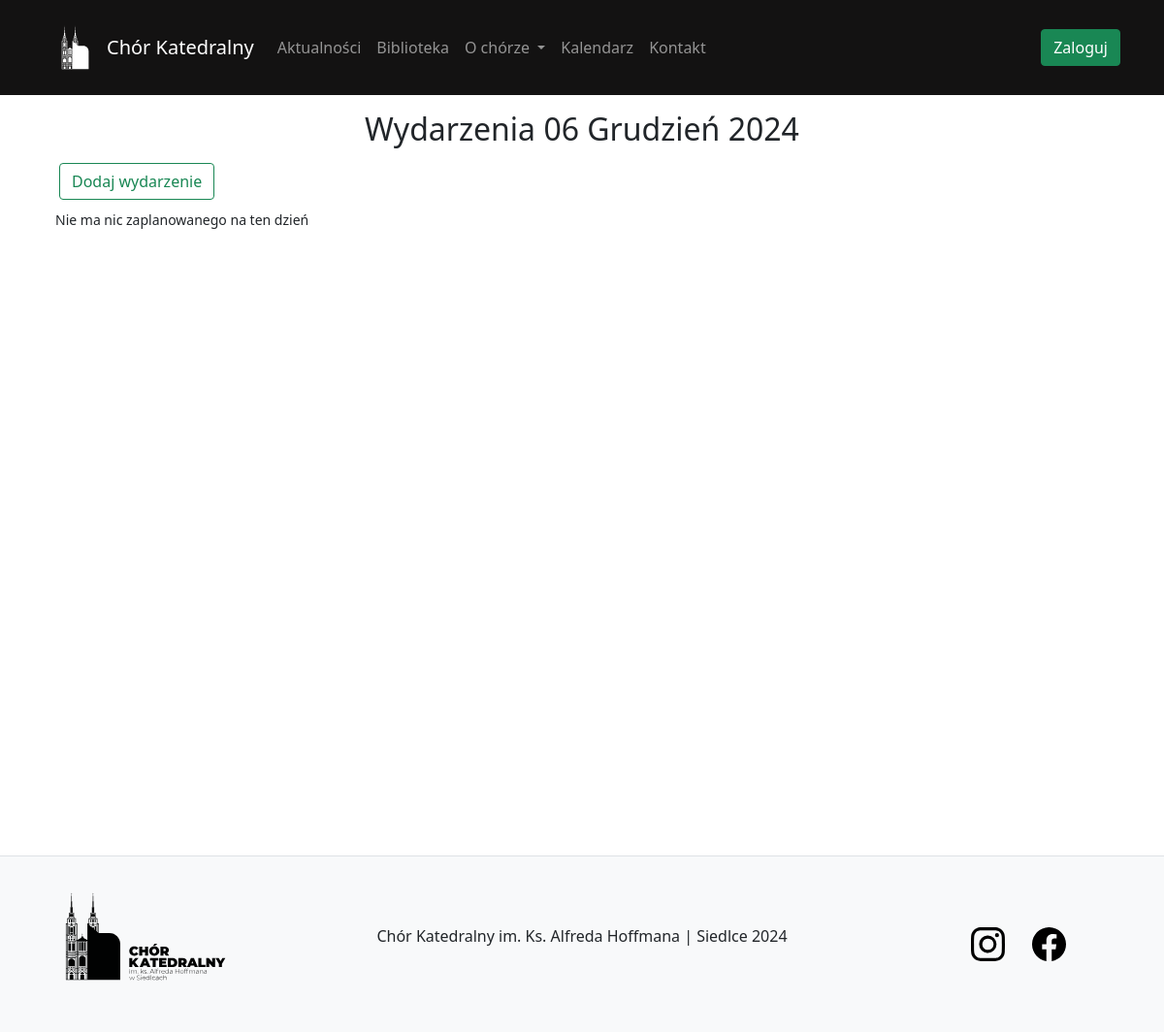
The page /event/2024/12/6/ on the database as committed earlier.
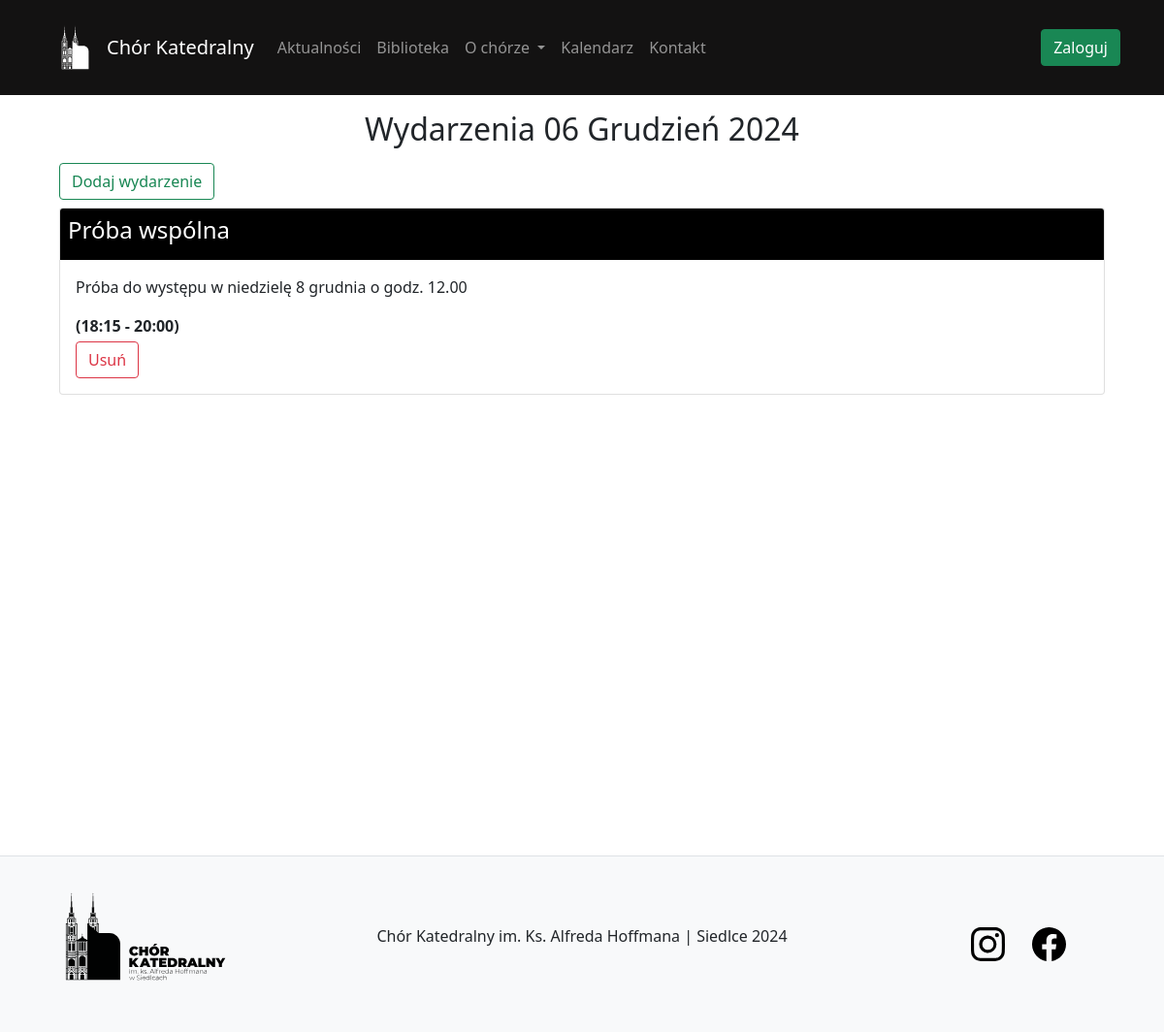
The same page on the database as committed later.
### event/models.py (models this page shows, shortened)
class Event(models.Model):
    title = models.CharField(max_length=200)
    description = models.TextField()
    colour = models.CharField('colour', max_length=25, null=True, blank=True)
    date_event = models.DateField(default=date.today)  # Только дата
    start_time = models.TimeField()  # Время начала события
    end_time = models.TimeField()    # Время окончания события

### event/views.py (the view)
# urls.py: path('<int:year>/<int:month>/<int:day>/', views.day_events, name='day_events'),
def day_events(request, year, month, day):
    selected_date = timezone.datetime(year, month, day).date()
    events = Event.objects.filter(date_event=selected_date).order_by('start_time')
    context = {
        'date': selected_date,
        'selected_day':day,
        'selected_month': month,
        'selected_year': year,
        'events': events
    }
    return render(request, 'event/day_events.html', context)

### library/context_processors.py (called while the page is built)
def current_time(request):
    now = timezone.now()
    return {
        'current_year': now.year,
        'current_month': now.month,
    }

### event/templates/event/day_events.html (shortened to what this page needs)
{% extends 'content/template.html' %}
{% block body %}
<h2 class="text-center m-3">Wydarzenia {{ date|date:"d F Y" }}</h2>
<div class="container">
    <a href="{% url 'day_events_form' selected_year selected_month selected_day %}" class="btn btn-outline-success mx-1 mb-2">Dodaj wydarzenie</a>
    {% for event in events %}
    <div class="card mb-3 mx-1">
        <div class="row g-0 h-100">
            <div class="card-img-top w-100 p-2" style="background-color: {{ event.colour }};">
                <h4>{{ event.title }}</h5>
            </div>
              <div class="card-body">
                <p class="card-text text-truncate">{{ event.description }}</p>
                <strong>({{ event.start_time|date:"H:i" }} - {{ event.end_time|date:"H:i" }})</strong><br>
                <div class="pt-1">
                    <button type="button" class="btn btn-outline-danger" data-bs-toggle="modal" data-bs-target="#deleteEvent{{ event.id }}">
                        Usuń
                    </button>
                </div>
            </div>
        </div>
    </div>
    {% empty %}
    <p class="card-text"><small class="text-body-secondary">Nie ma nic zaplanowanego na ten dzień</small></p>
{% endfor %}
</div>
{% endblock %}

Rows that differ between the two databases and show on the page:
added Event: title "Próba wspólna", description "Próba do występu w niedzielę 8 grudnia o godz. 12.00", start_time "18:15", end_time "20:00"
Other text that changed with them:
text no longer shown: "Nie ma nic zaplanowanego na ten dzień"
